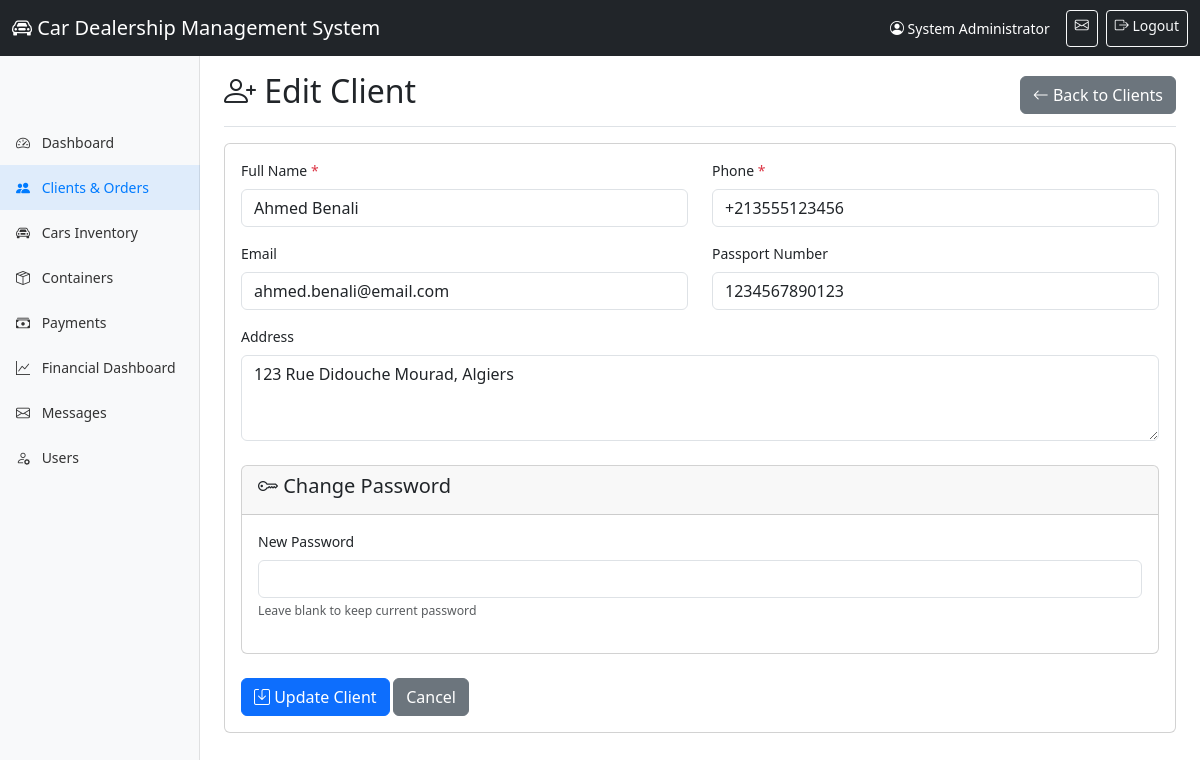
Screenshot of /Admin/edit_client.php?id=1 (signed in) with the database file from the repository.
### tables this page shows
CREATE TABLE `clients` (
  `id` INT(11) NOT NULL AUTO_INCREMENT,
  `client_id` VARCHAR(20) NOT NULL UNIQUE,
  `name` VARCHAR(100) NOT NULL,
  `phone` VARCHAR(20) NOT NULL,
  `email` VARCHAR(100),
  `passport_number` VARCHAR(50),
  `address` TEXT,
  `user_id` INT(11) NULL,
  `password` VARCHAR(255) NOT NULL,
  `created_at` TIMESTAMP DEFAULT CURRENT_TIMESTAMP,
  `updated_at` TIMESTAMP DEFAULT CURRENT_TIMESTAMP ON UPDATE CURRENT_TIMESTAMP,
  `is_active` TINYINT(1) DEFAULT 1,
  `mfa_enabled` TINYINT(1) DEFAULT 0,
  `mfa_secret` VARCHAR(32) NULL,
  PRIMARY KEY (`id`),
  FOREIGN KEY (`user_id`) REFERENCES `admin_users`(`id`) ON DELETE SET NULL,
  INDEX `idx_client_id` (`client_id`),
  INDEX `idx_email` (`email`),
  INDEX `idx_phone` (`phone`),
  INDEX `idx_passport` (`passport_number`)
);

### Admin/edit_client.php (the view, shortened to what this page needs)
<?php
require_once '../functions.php';
$id = (int)($_GET['id'] ?? 0);
$stmt = $pdo->prepare("SELECT * FROM clients WHERE id = ?");
$stmt->execute([$id]);
$client = $stmt->fetch();
?>
<!DOCTYPE html>
<html lang="en">
<head>
    <link href="https://cdn.jsdelivr.net/npm/bootstrap@5.3.0/dist/css/bootstrap.min.css" rel="stylesheet">
    <link rel="stylesheet" href="https://cdn.jsdelivr.net/npm/bootstrap-icons@1.11.0/font/bootstrap-icons.css">
    <link rel="stylesheet" href="style.css">
</head>
<body>
    <?php include 'includes/header.php'; ?>
    <div class="container-fluid">
        <div class="row">
            <?php include 'includes/sidebar.php'; ?>
            <main class="col-md-9 ms-sm-auto col-lg-10 px-md-4">
                <div class="d-flex justify-content-between flex-wrap flex-md-nowrap align-items-center pt-3 pb-2 mb-3 border-bottom">
                    <h1 class="h2"><i class="bi bi-person-plus"></i> Edit Client</h1>
                    <a href="clients.php" class="btn btn-secondary">
                        <i class="bi bi-arrow-left"></i> Back to Clients
                    </a>
                </div>
                <div class="card">
                    <div class="card-body">
                        <form method="POST" action="">
                            <div class="row">
                                <div class="col-md-6 mb-3">
                                    <label for="name" class="form-label">Full Name <span class="text-danger">*</span></label>
                                    <input type="text" class="form-control" id="name" name="name" value="<?php echo htmlspecialchars($client['name']); ?>" required>
                                </div>
                                <div class="col-md-6 mb-3">
                                    <label for="phone" class="form-label">Phone <span class="text-danger">*</span></label>
                                    <input type="text" class="form-control" id="phone" name="phone" value="<?php echo htmlspecialchars($client['phone']); ?>" required>
                                </div>
                            </div>
                            <div class="row">
                                <div class="col-md-6 mb-3">
                                    <label for="email" class="form-label">Email</label>
                                    <input type="email" class="form-control" id="email" name="email" value="<?php echo htmlspecialchars($client['email'] ?? ''); ?>">
                                </div>
                                <div class="col-md-6 mb-3">
                                    <label for="passport_number" class="form-label">Passport Number</label>
                                    <input type="text" class="form-control" id="passport_number" name="passport_number" value="<?php echo htmlspecialchars($client['passport_number'] ?? ''); ?>">
                                </div>
                            </div>
                            <div class="mb-3">
                                <label for="address" class="form-label">Address</label>
                                <textarea class="form-control" id="address" name="address" rows="3"><?php echo htmlspecialchars($client['address'] ?? ''); ?></textarea>
                            </div>
                            <div class="card mt-4">
                                <div class="card-header">
                                    <h5><i class="bi bi-key"></i> Change Password</h5>
                                </div>
                                <div class="card-body">
                                    <div class="mb-3">
                                        <label for="password" class="form-label">New Password</label>
                                        <input type="text" class="form-control" id="password" name="password">
                                        <div class="form-text">Leave blank to keep current password</div>
                                    </div>
                                </div>
                            </div>
                            <div class="mt-4">
                                <button type="submit" class="btn btn-primary">
                                    <i class="bi bi-save"></i> Update Client
                                </button>
                                <a href="clients.php" class="btn btn-secondary">Cancel</a>
                            </div>
                        </form>
                    </div>
                </div>
            </main>
        </div>
    </div>
</body>
</html>

### Admin/style.css (style rules this page uses)
body { font-size: 0.875rem; padding-top: 56px; }
main { margin-top: 20px; }

### rows the page displays
clients: name "Ahmed Benali", phone "+213555123456", email "ahmed.benali@email.com", passport_number "1234567890123", address "123 Rue Didouche Mourad, Algiers"

### other values shown
APP_NAME "Car Dealership Management System"
$_SESSION['full_name'] "System Administrator"
